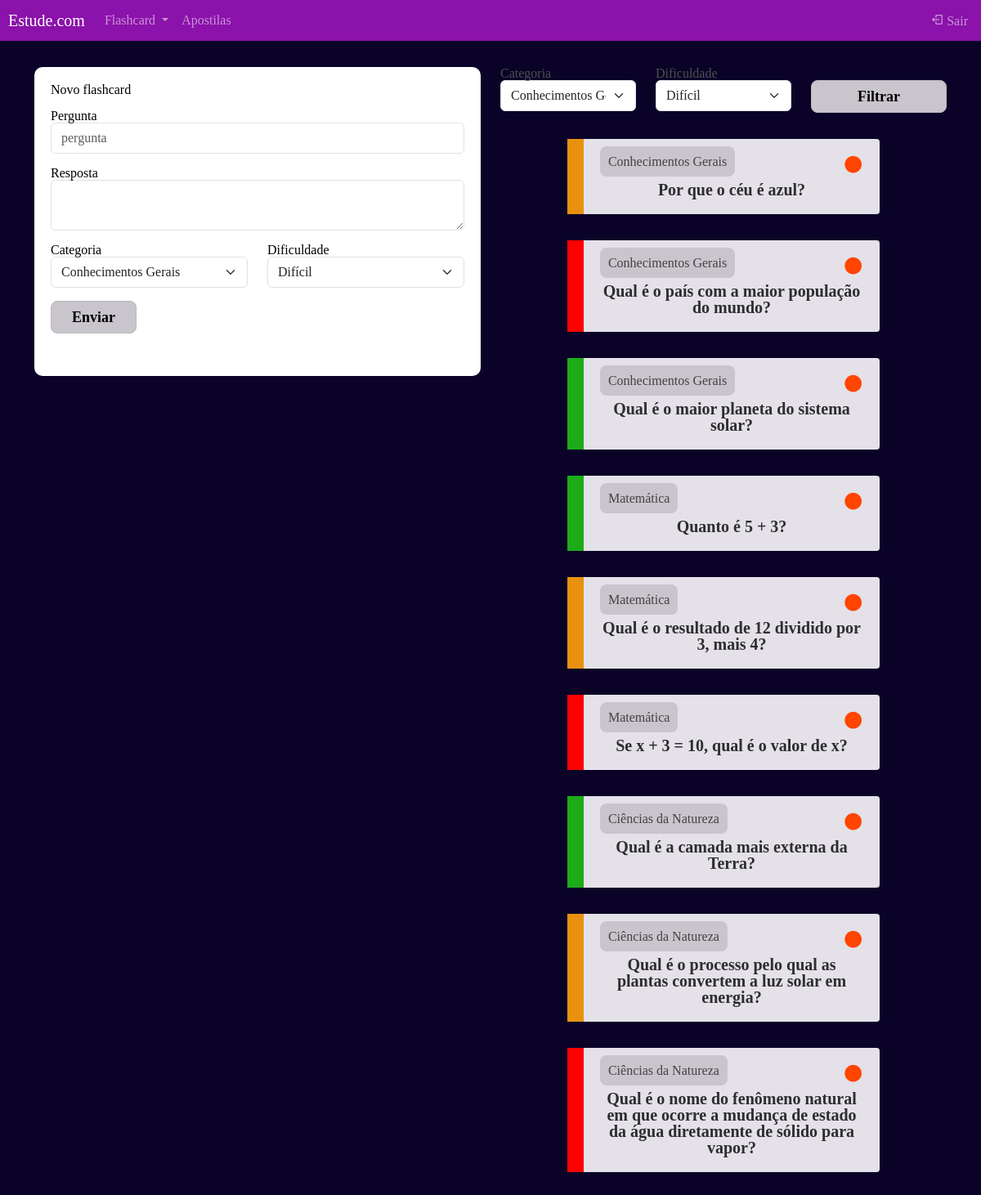
The app's page /flashcard/novo_flashcard/ (signed in) with its own data.
### flashcard/models.py (models this page shows, shortened)
class Flashcard(models.Model):
    DIFICULDADE_CHOICES = (('D', 'Difícil'), ('M', 'Médio'), ('F', 'Fácil'))
    user = models.ForeignKey(User, on_delete=models.DO_NOTHING)
    pergunta = models.CharField(max_length=100)
    resposta = models.TextField()
    categoria = models.ForeignKey(Categoria, on_delete=models.DO_NOTHING)
    dificuldade = models.CharField(max_length=1, choices=DIFICULDADE_CHOICES)
    @property
    def css_dificuldade(self):
        if self.dificuldade == 'F':
            return 'flashcard-facil'
        elif self.dificuldade == 'M':
            return 'flashcard-medio'
        elif self.dificuldade == 'D':
            return 'flashcard-dificil'

class Categoria(models.Model):
    nome = models.CharField(max_length=20)
    def __str__(self):
        return self.nome

### flashcard/views.py (the view, shortened to what this page needs)
# urls.py: path('novo_flashcard/', views.novo_flashcard, name='novo_flashcard'),
def novo_flashcard(request):
    if not request.user.is_authenticated:
        return redirect('/usuarios/logar')
    if request.method == 'GET':
        categorias = Categoria.objects.all()
        dificuldades = Flashcard.DIFICULDADE_CHOICES
        flashcards = Flashcard.objects.filter(user=request.user)
        categoria_filtrar = request.GET.get('categoria')
        dificuldade_filtrar = request.GET.get('dificuldade')
        if categoria_filtrar:
            flashcards = flashcards.filter(categoria__id=categoria_filtrar)
        if dificuldade_filtrar:
            flashcards = flashcards.filter(dificuldade=dificuldade_filtrar)
        return render(
            request,
            'novo_flashcard.html',
            {
                'categorias': categorias,
                'dificuldades': dificuldades,
                'flashcards': flashcards,
            }
        )

### flashcard/templates/novo_flashcard.html (shortened to what this page needs)
{% extends "base.html" %}
{% load static %}
{% block 'cabecalho' %}
    <link href="{% static 'geral/css/reset.css' %}" rel="stylesheet">
    <link href="{% static 'usuarios/css/cadastro.css' %}" rel="stylesheet">
    <link href='https://unpkg.com/boxicons@2.1.4/css/boxicons.min.css' rel='stylesheet'>
    <link href="{% static 'flashcard/css/novo_flashcard.css' %}" rel="stylesheet">
{% endblock 'cabecalho' %}
{% block 'conteudo' %}
{% include "partials/header.html" %}
    <div class="container">
        <br>
        <br>
        <div class="row">
            <div class="col-md">
                <div class="box-form">
                    <form action="{% url 'novo_flashcard' %}" method="POST"> {% csrf_token %}
                        <h3>Novo flashcard</h3>
                        <br>
                        <label>Pergunta</label>
                        <input type="text" class="form-control" placeholder="pergunta" name="pergunta">
                        <br>
                        <label>Resposta</label>
                        <textarea class="form-control" name="resposta"></textarea>
                        <br>
                        <div class="row">
                                <div class="col-md">
                                    <label for="">Categoria</label>
                                    <select class="form-select" name="categoria">
                                        {% for categoria in categorias %}
                                            <option value="{{categoria.id}}">{{categoria.nome}}</option>
                                        {% endfor %}
                                    </select>
                                </div>
                                <div class="col-md">
                                    <label for="">Dificuldade</label>
                                    <select class="form-select" name="dificuldade">
                                        {% for dificuldade in dificuldades %}
                                             <option value="{{dificuldade.0}}">{{dificuldade.1}}</option>
                                        {% endfor %}
                                    </select>
                                </div>
                        </div>
                        <br>
                        <input type="submit" value="Enviar" class="btn-cadastro">
                        <br>
                        <br>
                        <br>
                    </form>
                </div>
            </div>
            <div class="col-md">
                <form action="{% url 'novo_flashcard' %}" method="GET">
                    <div class="row">
                        <div class="col-md">
                            <label for="">Categoria</label>
                            <select name="categoria" id="" class="form-select">
                                {% for categoria in categorias %}
                                    <option value="{{categoria.id}}">{{categoria.nome}}</option>
                                {% endfor %}
                            </select>
                        </div>
                        <div class="col-md">
                            <label for="">Dificuldade</label>
                            <select name="dificuldade" id="" class="form-select">
                                {% for dificuldade in dificuldades %}
                                    <option value="{{dificuldade.0}}">{{dificuldade.1}}</option>
                                {% endfor %}
                            </select>
                        </div>
                        <div class="col-md">
                            <br>
                            <input type="submit" style="width: 100%" value="Filtrar" class="btn-cadastro">
                        </div>
                    </div>
                </form>
                <br>
                <br>
                {% for flash in flashcards %}
                <div class="box-new-flashcard"  onclick="flip_card({{flash.id}})">
                    <div class="flashcard {{flash.css_dificuldade}}">
                        <div class="flashcard-categoria" style="color: #434244;">
                            {{flash.categoria}}
                        </div>
                        <a href="{% url 'deletar_flashcard' flash.id %}"><i class='icone-exit bx bxs-circle bx-sm'></i></a>
                        <br>
                        <br>
                        <div class="flashcard-box-item">
                            <p class="flashcard-item">{{flash.pergunta}}</p>
                        </div>
                    </div>
                </div>
                <br>
                <br>
            {% endfor %}
                    <br>
                    <br>
            </div>
        </div>
    </div>
{% endblock 'conteudo' %}

### templates/base.html (shortened to what this page needs)
{% load static %}
<!doctype html>
<html lang="en">
  <head>
    <link href="https://cdn.jsdelivr.net/npm/bootstrap@5.3.2/dist/css/bootstrap.min.css" rel="stylesheet">
    <link href="{% static 'geral/css/base.css' %}" rel="stylesheet">
    {% block 'cabecalho' %} {% endblock %}
  </head>
  <body>
    {% block 'conteudo' %}{% endblock %}
  </body>
</html>

### templates/partials/header.html (shortened to what this page needs)
<nav style="background-color: #8B12AA" class="navbar navbar-expand-lg navbar-dark">
    <a class="navbar-brand" href="#">&nbsp&nbspEstude.com</a>
    <div class="collapse navbar-collapse" id="navbarNav">
      <ul class="navbar-nav">
        <li class="nav-item dropdown">
          <a class="nav-link dropdown-toggle" href="#" id="navbarDropdown" role="button" data-bs-toggle="dropdown" aria-expanded="false">
            Flashcard
          </a>
        </li>
        <li class="nav-item">
          <a class="nav-link" href="{% url 'adicionar_apostilas' %}">Apostilas</a>
        </li>
      </ul>
    </div>
    <div>
      <ul class="navbar-nav">
        <li class="nav-item logout-item">
            <a class="nav-link" href="{% url 'logout' %}">
                <i class="bx bx-log-out"></i> Sair&nbsp&nbsp
            </a>
        </li>
      </ul>
    </div>
  </nav>

### templates/static/geral/css/base.css (style rules this page uses)
:root { --main-color: #C9C5CC; --dark-color: #BA61F4; --secondary-dark-color: rgb(15, 2, 26); --light-color: #00c1f3; --contrast-color: #f4c96b; --differential-color: #58fcd5; }
body { background-color: #0A0327 !important; color: #4F4F51 !important; }

### templates/static/usuarios/css/cadastro.css (style rules this page uses)
* { margin: 0; padding: 0; }
.box-form { padding: 20px; background-color: white; color: black !important; border-radius: 10px; position: relative; }
.btn-cadastro { padding: 10px; background-color: #C9C5CC; border: none; border: 1px solid #BBB8BD; border-radius: 8px; font-size: 18px; font-weight: bold; padding-left: 25px; padding-right: 25px; margin-right: 15px; }

### templates/static/flashcard/css/novo_flashcard.css (style rules this page uses)
.box-new-flashcard { width: 70%; margin: auto; background: #E2DEE6; border-radius: 4px; }
.flashcard { background-color: rgba(255, 255, 255, .08); padding: 20px; }
.flashcard-box-item { text-align: center; }
.flashcard p { font-size: 20px; font-weight: bold; cursor: pointer; color: #2E2D2E; }
.flashcard-facil { border-left: 20px solid #1DAB1A; }
.flashcard-medio { border-left: 20px solid #E8910E; }
.flashcard-dificil { border-left: 20px solid #FE0000; }
.flashcard-categoria { background-color: #C9C5CC; display: inline; padding: 10px; border-radius: 8px; }
.icone-exit { float: right; font-size: 25px; color: orangered; }

### records on screen
Flashcard: categoria "Conhecimentos Gerais", pergunta "Por que o céu é azul?"
Flashcard: categoria "Conhecimentos Gerais", pergunta "Qual é o país com a maior população do mundo?"
Flashcard: categoria "Conhecimentos Gerais", pergunta "Qual é o maior planeta do sistema solar?"
Flashcard: categoria "Matemática", pergunta "Quanto é 5 + 3?"
Flashcard: categoria "Matemática", pergunta "Qual é o resultado de 12 dividido por 3, mais 4?"
Flashcard: categoria "Matemática", pergunta "Se x + 3 = 10, qual é o valor de x?"
Flashcard: categoria "Ciências da Natureza", pergunta "Qual é a camada mais externa da Terra?"
Flashcard: categoria "Ciências da Natureza", pergunta "Qual é o processo pelo qual as plantas convertem a luz solar em energia?"
Flashcard: categoria "Ciências da Natureza", pergunta "Qual é o nome do fenômeno natural em que ocorre a mudança de estado da água diretamente de sólido para vapor?"

### other values on screen
form field categoria "Conhecimentos Gerais"
form field dificuldade "Difícil"
